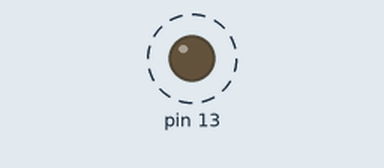
This sketch was run on a simulated Arduino Uno, built with avr-gcc and run on an emulated ATmega328P. On the bench: output pins drawn as LEDs (lit = HIGH). Dashed ring = blinking. What the sketch prints to the serial monitor is not drawn.

Above: at 0.5 s.
Timing chart, 0 to 4.6 s (numbered marks = the images above):
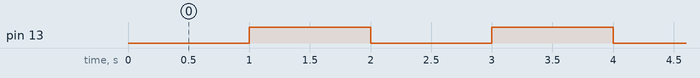

Measured:
- by itself, pin 13: alternates HIGH for 1.0 s and LOW for 1.0 s

The sketch:

heartbeat.ino
```cpp
void setup() {
  Serial.begin(9600);
  pinMode(13, OUTPUT);
}
void loop() {
  delay(1000);
  int time = millis()/1000;
  Serial.println(millis());
  digitalWrite(13, HIGH);
  //Serial.print(time);
  //Serial.println(" sec have elapsed");
  delay(1000);
  digitalWrite(13, LOW);
  time = millis()/1000;
  //Serial.print(time);
  //Serial.println(" sec have elapsed");
  Serial.println(millis());

}
```
